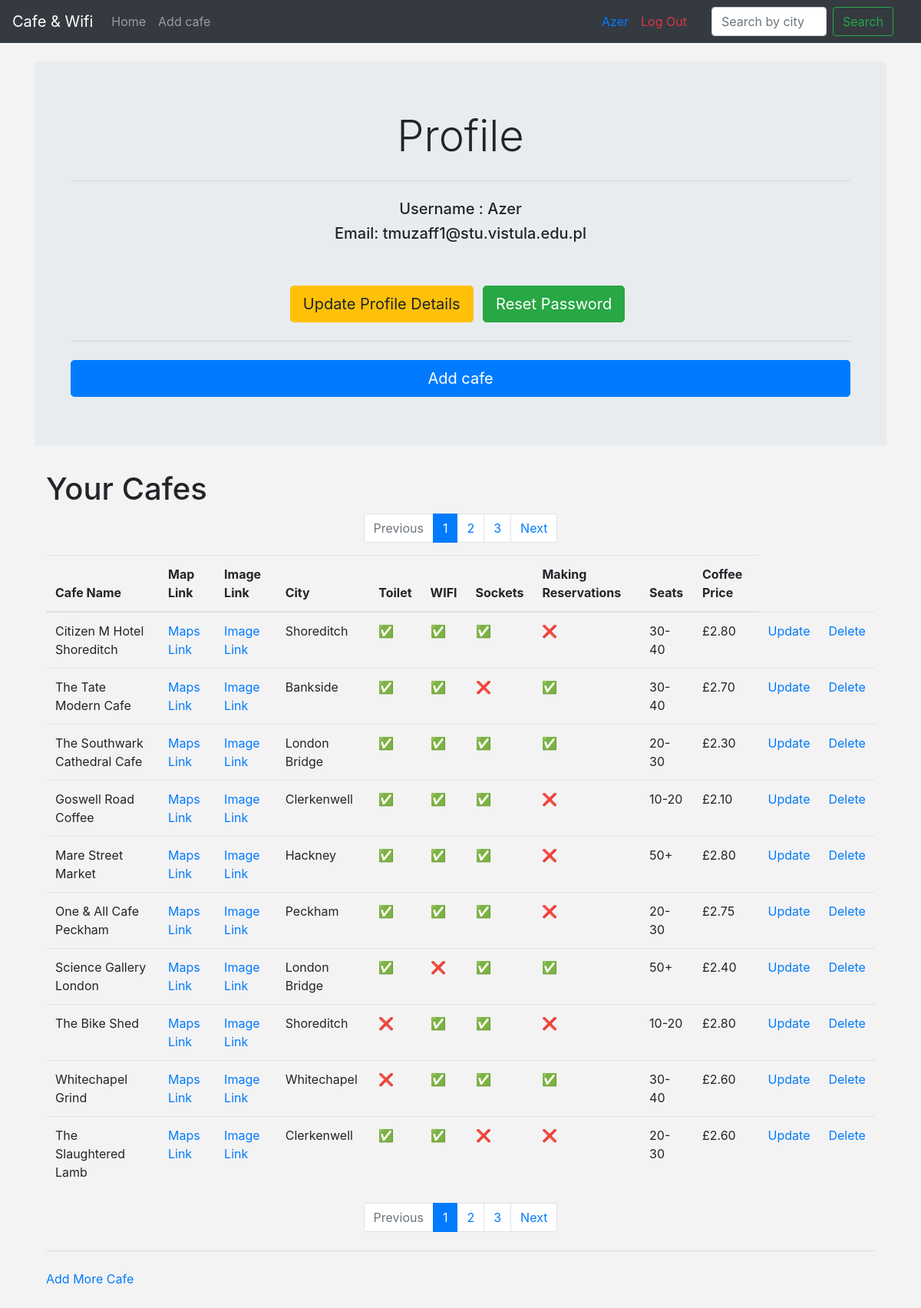
The page /profile/azer (signed in) on the database its author committed.
### main.py (models this page shows)
    class User(UserMixin,db.Model):
        __tablename__ = 'users'
        id = db.Column(db.Integer, primary_key=True)
        username = db.Column(db.String(200), nullable=False, unique=True)
        email = db.Column(db.String(300), nullable=False, unique=True)
        password = db.Column(db.String(300), nullable=False)
        cafes = relationship("Cafe", back_populates='user')

    class Cafe(db.Model):
        __tablename__ = 'cafes'
        id = db.Column(db.Integer, primary_key=True)
        user_id = db.Column(db.Integer, db.ForeignKey('users.id'))
        user = relationship("User", back_populates="cafes")
        name = db.Column(db.String(250),nullable=False)
        map_url = db.Column(db.String(500), nullable=False)
        img_url = db.Column(db.String(500), nullable=False)
        location = db.Column(db.String(250), nullable=False)
        seats = db.Column(db.String(250), nullable=False)
        has_toilet = db.Column(db.Boolean, nullable=False)
        has_wifi = db.Column(db.Boolean, nullable=False)
        has_sockets = db.Column(db.Boolean, nullable=False)
        can_take_calls = db.Column(db.Boolean, nullable=False)
        coffee_price = db.Column(db.String(250), nullable=True)

### main.py (the view)
@app.route('/profile/<username>')
@login_required
def profile(username):
    user = User.query.filter_by(username=username).first_or_404()
    page = request.args.get('page', 1, type=int)
    per_page = 10  # Number of cafes to display per page
    cafes = Cafe.query.filter_by(user_id=user.id).order_by(Cafe.id.desc()).paginate(page=page, per_page=per_page)
    return render_template('profile.html',user=user, cafes=cafes)

### main.py (called while the page is built)
@app.context_processor
def global_variables():
    users = User.query.all()
    user_dict = {user.id:user.username for user in users}
    return dict(users=users, user_dict=user_dict)

@login_manager.user_loader
def load_user(user_id):
    return User.query.get(int(user_id))

### templates/profile.html (shortened to what this page needs)
{% extends 'base.html' %}
{% block content %}
<div class="jumbotron text-center">
  <div class="container">
    <h1 class="display-4"> Profile </h1>
    <hr class="my-4">
    <h5>Username : {{user.username.title()}} </h5>
    {% if current_user.id == user.id %}
    <h5>Email: {{user.email}}</h5>
      <a class="btn btn-warning btn-lg mr-2 mt-5" href="{{url_for('update_details', username=current_user.username)}}" role="button">Update Profile Details</a>
      <a class="btn btn-success btn-lg mr-2 mt-5" href="{{url_for('reset_password', username=current_user.username)}}" role="button">Reset Password</a>
      <hr class="my-4">
      <a class="btn btn-primary btn-lg btn-block" href="{{url_for('add_cafe')}}" role="button">Add cafe</a>
    {% endif %}
  </div>
</div>
<div class="container mb-5">
  <div class="row">
    <div class="col-sm-12">
      {% if current_user.id == user.id %}
        <h1>Your Cafes</h1>
      {% else %}
        <h1>Cafes added by '{{user.username.title()}}'</h1>
      {%endif %}
      {% if cafes.pages > 1 %}
            <nav aria-label="Pagination">
              <ul class="pagination justify-content-center">
                {% if cafes.has_prev %}
                <li class="page-item">
                  <a class="page-link" href="{{ url_for('profile', username=user.username,page=cafes.prev_num) }}" tabindex="-1">Previous</a>
                </li>
                {% else %}
                  <li class="page-item disabled">
                    <a class="page-link" href="#" tabindex="-1">Previous</a>
                  </li>
                {% endif %}
          {% for num in cafes.iter_pages() %}
            {% if num %}
              {% if cafes.page == num %}
                <li class="page-item active" aria-current="page">
                  <span class="page-link">{{ num }} <span class="sr-only">(current)</span></span>
                </li>
              {% else %}
                <li class="page-item">
                  <a class="page-link" href="{{ url_for('profile',username=user.username, page=num) }}">{{ num }}</a>
                </li>
              {% endif %}
            {% else %}
              <li class="page-item disabled">
                <span class="page-link">...</span>
              </li>
            {% endif %}
          {% endfor %}
            {% if cafes.has_next %}
              <li class="page-item">
                <a class="page-link" href="{{ url_for('profile', username=user.username, page=cafes.next_num) }}">Next</a>
              </li>
            {% else %}
              <li class="page-item disabled">
                <span class="page-link">Next</span>
              </li>
            {% endif %}
            </ul>
           </nav>
          {% endif %}
      <div class="table-responsive-sm">
          <table class="table">
            <thead>
              <th scope="col">Cafe Name</th>
              <th scope="col">Map Link</th>
              <th scope="col">Image Link</th>
              <th scope="col">City</th>
              <th scope="col">Toilet</th>
              <th scope="col">WIFI</th>
              <th scope="col">Sockets</th>
              <th scope="col">Making Reservations</th>
              <th scope="col">Seats</th>
              <th scope="col">Coffee Price</th>
          </thead>
      </div>
          <tbody>
            {% for cafe in cafes: %}
              <tr>
                  <td>{{ cafe.name }}</td>
                  <td><a href="{{ cafe.map_url }}">Maps Link</a></td>
                  <td><a href="{{ cafe.img_url }}">Image Link</a></td>
                  <td>{{ cafe.location }}</td>
                  <td>{{ '✅' if cafe.has_toilet else '❌' }}</td>
                  <td>{{ '✅' if cafe.has_wifi else '❌' }}</td>
                  <td>{{ '✅' if cafe.has_sockets else '❌'}}</td>
                  <td>{{ '✅' if cafe.can_take_calls else '❌' }}</td>
                  <td>{{ cafe.seats }}</td>
                  <td>{{ cafe.coffee_price }}</td>
                  {% if current_user.id == user.id %}
                  <td><a href="{{url_for('update_cafe',id=cafe.id)}}">Update</a></td>
                  <td><a href="{{url_for('delete_cafe',id=cafe.id)}}">Delete</a></td>
                  {% endif %}
              </tr>
            {% endfor %}
          </tbody>
      </div>
      {% if cafes.pages > 1 %}
            <nav aria-label="Pagination">
              <ul class="pagination justify-content-center">
                {% if cafes.has_prev %}
                <li class="page-item">
                  <a class="page-link" href="{{ url_for('profile', username=user.username,page=cafes.prev_num) }}" tabindex="-1">Previous</a>
                </li>
                {% else %}
                  <li class="page-item disabled">
                    <a class="page-link" href="#" tabindex="-1">Previous</a>
                  </li>
                {% endif %}
          {% for num in cafes.iter_pages() %}
            {% if num %}
              {% if cafes.page == num %}
                <li class="page-item active" aria-current="page">
                  <span class="page-link">{{ num }} <span class="sr-only">(current)</span></span>
                </li>
              {% else %}
                <li class="page-item">
                  <a class="page-link" href="{{ url_for('profile',username=user.username, page=num) }}">{{ num }}</a>
                </li>
              {% endif %}
            {% else %}
              <li class="page-item disabled">
                <span class="page-link">...</span>
              </li>
            {% endif %}
          {% endfor %}
            {% if cafes.has_next %}
              <li class="page-item">
                <a class="page-link" href="{{ url_for('profile', username=user.username, page=cafes.next_num) }}">Next</a>
              </li>
            {% else %}
              <li class="page-item disabled">
                <span class="page-link">Next</span>
              </li>
            {% endif %}
            </ul>
           </nav>
          {% endif %}
      <hr class="my-4">
      <p><a href="{{ url_for('add_cafe') }}">Add More Cafe</a></p>
  </div>
</div>
{% endblock %}

### templates/base.html (shortened to what this page needs)
<!DOCTYPE html>
<html lang="en">
  <head>
    <link rel="stylesheet" href="https://cdn.jsdelivr.net/npm/bootstrap@4.3.1/dist/css/bootstrap.min.css">
    <link href="https://cdnjs.cloudflare.com/ajax/libs/simple-line-icons/2.4.1/css/simple-line-icons.min.css" rel="stylesheet">
    <link rel="stylesheet" href="{{ url_for('static', filename='css/main.css')}}">
    <link rel="stylesheet" href="{{ url_for('static', filename='css/authentication.css')}}">
  </head>
  <body >
    <nav class="nav-menu navbar navbar-expand-lg navbar-dark bg-dark position-fixed top-0 w-100">
        <a class="navbar-brand" href="{{url_for('home')}}">Cafe & Wifi</a>
        <div class="collapse navbar-collapse" id="navbarSupportedContent">
          <ul class="navbar-nav mr-auto">
            <li class="nav-item">
              <a class="nav-link" href="{{url_for('home')}}">Home </a>
            </li>
            {% if not current_user.is_authenticated %}
              <li class="nav-item">
                <a class="nav-link" href="{{ url_for('login') }}">Login</a>
              </li>
              <li class="nav-item">
                <a class="nav-link" href="{{ url_for('register') }}">Register</a>
              </li>
            {% else %}
            <li class="nav-item">
              <a class="nav-link" href="{{url_for('add_cafe')}}">Add cafe</a>
            </li>
            {% endif  %}
          </ul>
          <ul class="navbar-nav ml-auto pr-4">
            {% if current_user.is_authenticated %}
              <li class="nav-item">
                <a class="nav-link text-primary" href="{{url_for('profile',username=current_user.username)}}">{{current_user.username.title()}}</a>
              </li>
              <li class="nav-item">
                <a class="nav-link text-danger" href="{{ url_for('logout') }}">Log Out</a>
              </li>
            {% endif  %}
          </ul>
          <form class="form-inline" method="GET" action="{{url_for('search_by_location')}}">
            <input class="form-control mr-sm-2" name="location" type="search" id='search' placeholder="Search by city" aria-label="Search">
            <button class="btn btn-outline-success my-2 my-sm-0" type="submit">Search</button>
          </form>
        </div>
      </nav>
      <div class="container content-container">
        {% block content %}{% endblock %}
      </div>
  </body>
</html>

### static/css/main.css (style rules this page uses)
body { background-color: rgba(22, 10, 10, 0.048); }
.nav-menu a:hover, .nav-menu .active, .nav-menu .active:focus, .nav-menu li:hover>a { text-decoration: none; color: #fff; }
.content-container { padding-top: 80px; }
.nav-menu { z-index: 1000; }
.navbar-collapse { display: flex; justify-content: space-between; align-items: center; }
.form-inline { margin-right: 20px; }
.form-inline input[type="search"] { width: 150px; margin-right: 5px; }
.form-inline .btn { min-width: 60px; }

### rows shown on the page
User: username "Azer", email "tmuzaff1@stu.vistula.edu.pl"
Cafe: name "Citizen M Hotel Shoreditch", location "Shoreditch", has_toilet "✅", has_wifi "✅", has_sockets "✅", can_take_calls "❌", seats "30-40", coffee_price "£2.80"
Cafe: name "The Tate Modern Cafe", location "Bankside", has_toilet "✅", has_wifi "✅", has_sockets "❌", can_take_calls "✅", seats "30-40", coffee_price "£2.70"
Cafe: name "The Southwark Cathedral Cafe", location "London Bridge", has_toilet "✅", has_wifi "✅", has_sockets "✅", can_take_calls "✅", seats "20-30", coffee_price "£2.30"
Cafe: name "Goswell Road Coffee", location "Clerkenwell", has_toilet "✅", has_wifi "✅", has_sockets "✅", can_take_calls "❌", seats "10-20", coffee_price "£2.10"
Cafe: name "Mare Street Market", location "Hackney", has_toilet "✅", has_wifi "✅", has_sockets "✅", can_take_calls "❌", seats "50+", coffee_price "£2.80"
Cafe: name "One & All Cafe Peckham", location "Peckham", has_toilet "✅", has_wifi "✅", has_sockets "✅", can_take_calls "❌", seats "20-30", coffee_price "£2.75"
Cafe: name "Science Gallery London", location "London Bridge", has_toilet "✅", has_wifi "❌", has_sockets "✅", can_take_calls "✅", seats "50+", coffee_price "£2.40"
Cafe: name "The Bike Shed", location "Shoreditch", has_toilet "❌", has_wifi "✅", has_sockets "✅", can_take_calls "❌", seats "10-20", coffee_price "£2.80"
Cafe: name "Whitechapel Grind", location "Whitechapel", has_toilet "❌", has_wifi "✅", has_sockets "✅", can_take_calls "✅", seats "30-40", coffee_price "£2.60"
Cafe: name "The Slaughtered Lamb", location "Clerkenwell", has_toilet "✅", has_wifi "✅", has_sockets "❌", can_take_calls "❌", seats "20-30", coffee_price "£2.60"

### other values the page prints
{{ num }} "1"
{{ num }} "2" "3"
